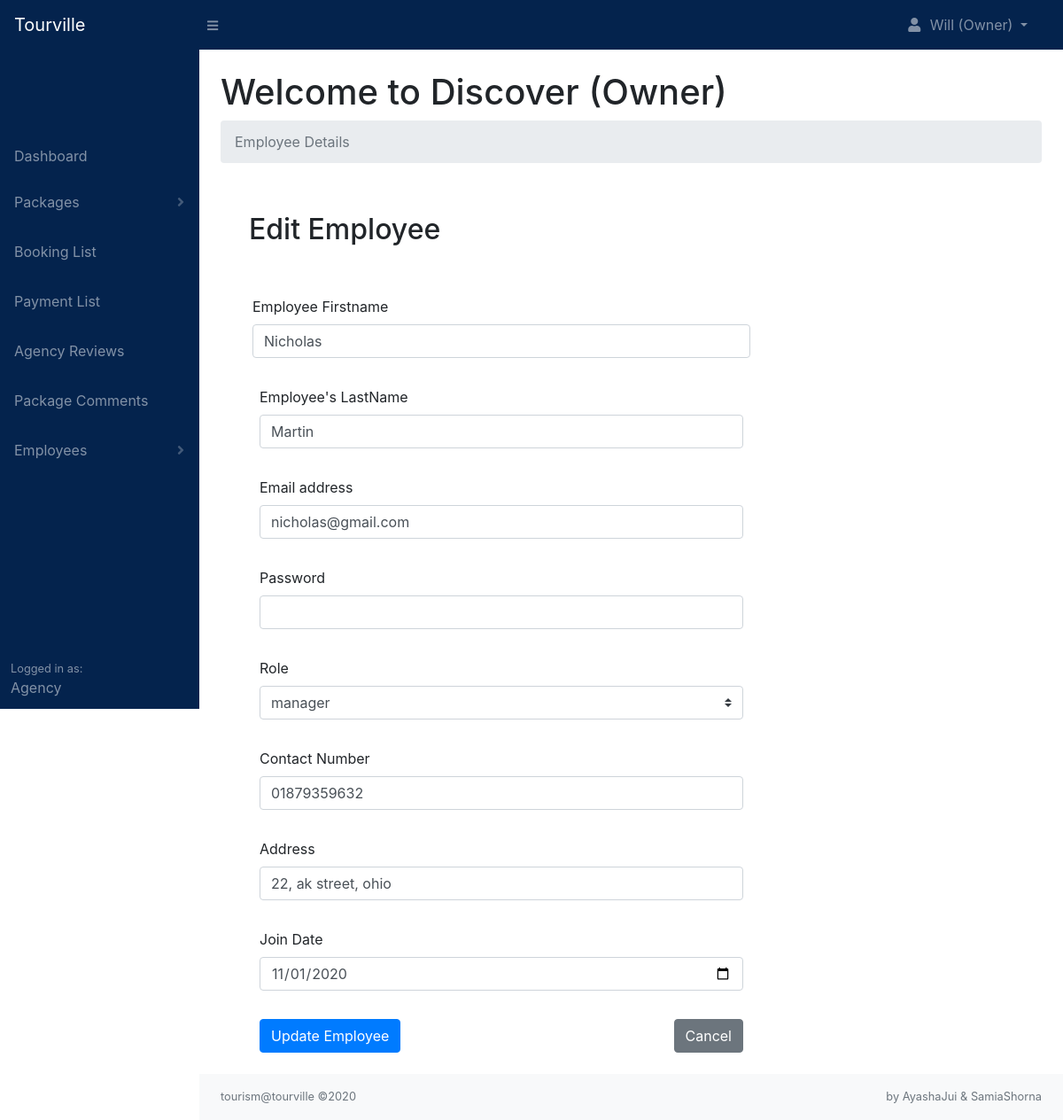
Screenshot of /agency/employees.php?page=edit_employee&edit=2 (signed in) with the database file from the repository.
### tables this page shows
CREATE TABLE `agency_employees` (
  `employee_id` int(11) NOT NULL,
  `agency_id` int(11) NOT NULL,
  `employee_firstname` varchar(255) NOT NULL,
  `employee_lastname` varchar(255) NOT NULL,
  `employee_email` varchar(255) NOT NULL,
  `employee_password` varchar(255) NOT NULL,
  `employee_contact` varchar(255) NOT NULL,
  `employee_address` varchar(255) NOT NULL,
  `role` varchar(255) NOT NULL,
  `date` date NOT NULL
);

### agency/includes/edit_employee.php (the view, shortened to what this page needs)
<br>
<div class="container">
    <h2 class="p-2 pb-5">Edit Employee</h2>
    <?php
        if(isset($_GET['edit'])){
            $employee_id = $_GET['edit'];
            $stmt = $pdo->prepare('SELECT * FROM agency_employees WHERE employee_id = :employee_id');
            $stmt->execute([':employee_id' => $employee_id]);
            $employee = $stmt->fetch(PDO::FETCH_ASSOC);
        }
    ?>
    <form action="" method="post" class="col-md-8">
        <div class="form-group pb-2">
            <label for="employee_firstname">Employee Firstname</label>
            <input type="text" class="form-control" id="" value="<?php echo $employee['employee_firstname']; ?>" name="employee_firstname">
        </div>
        <div class="form-group p-2">
            <label for="employee_firstname">Employee's LastName</label>
            <input type="text" class="form-control" id="" value="<?php echo $employee['employee_lastname']; ?>" name="employee_lastname">
        </div>
        <div class="form-group p-2">
            <label for="employee_email">Email address</label>
            <input type="email" class="form-control" id="" value="<?php echo $employee['employee_email']; ?>" name="employee_email">
        </div>
        <div class="form-group p-2">
            <label for="agency_password">Password</label>
            <input type="password" class="form-control" id="" name="employee_password">
        </div>
        <div class="form-group p-2">
            <label for="agency_role">Role</label><br>
            <select name="agency_role" id="" class="custom-select">
                <option value="<?php echo $employee['role'] ?>"><?php echo $employee['role'] ?></option>
            </select>
        </div>
        <div class="form-group p-2">
            <label for="agency_contact">Contact Number</label>
            <input type="text" class="form-control" id="" value="<?php echo $employee['employee_contact'] ?>" name="employee_contact">
        </div>
        <div class="form-group p-2">
            <label for="agency_address">Address</label>
            <input type="text" class="form-control" id="" value="<?php echo $employee['employee_address'] ?>" name="employee_address">
        </div>
        <div class="form-group p-2">
            <label for="date">Join Date</label>
            <input type="date" class="form-control" id="" value="<?php echo $employee['date']; ?>" name="date">
        </div>
        <div class="form-group p-2">
            <input type="submit" value="Update Employee" name="update_employee" class="btn btn-primary">
            <a href="employees.php" type="button" class="btn btn-secondary float-right">Cancel</a>
        </div>
    </form>
</div>

### rows the page displays
agency_employees: employee_firstname "Nicholas", employee_lastname "Martin", employee_email "nicholas@gmail.com", agency_role "manager", employee_contact "01879359632", employee_address "22, ak street, ohio", date "11/01/2020"

### other values shown
$_SESSION['owner_firstname'] "Will"
$_SESSION['agency_name'] "Discover"
